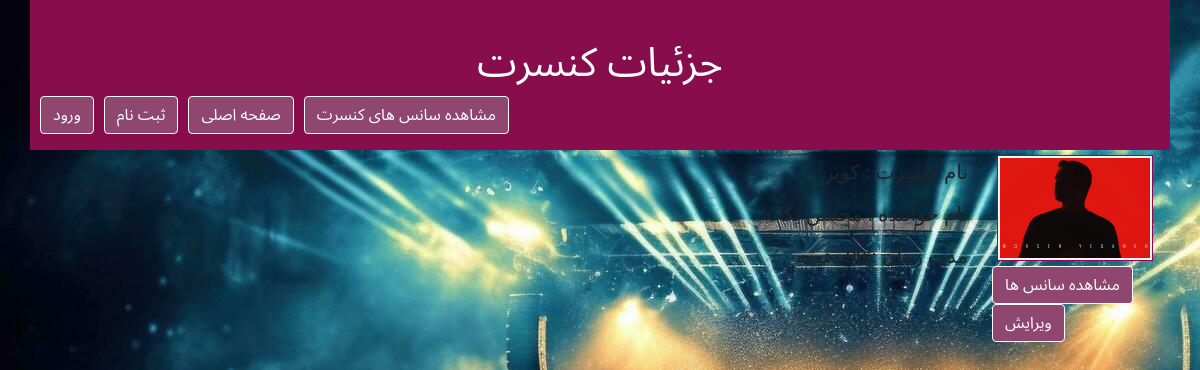
The app's page /ticketSales/concert/1 with its own data.
### ticketSales/models.py (models this page shows, shortened)
class concertModel(models.Model):
    class Meta:
        verbose_name="کنسرت"
        verbose_name_plural="کنسرت"
    Name = models.CharField(max_length=100, verbose_name="نام کنسرت")
    SingerName= models.CharField(max_length=100, verbose_name="نام خواننده")
    length=models.IntegerField(verbose_name="مدت زمان")
    Poster= models.ImageField(upload_to="concertImages/", verbose_name="پوستر")

### ticketSales/views.py (the view)
# urls.py: path('concert/<int:concert_id>',views.concertDetailsView),
def concertDetailsView(request, concert_id):
    concert= concertModel.objects.get(pk=concert_id)
    context={
        "concertdetails": concert
    }
    return render(request,"ticketSales/concertDetails.html", context)

### ticketSales/templates/ticketSales/concertDetails.html (shortened to what this page needs)
{% extends "ticketSales/layout.html" %}
{% block titlepage %}
  جزئیات کنسرت
{% endblock%}
{% block mainContent %}
   <div class="col-md-10" dir="rtl">
      <h3 class="detailstyle"> نام کنسرت : {{ concertdetails.Name }}</h3>
      <h3 class="detailstyle"> نام خواننده : {{ concertdetails.SingerName }}</h3>
      <h3 class="detailstyle"> مدت زمان : {{ concertdetails.length }} دقیقه</h3>
   </div>
   <div class="col-md-2">
      <div class="imageBox">
         <img src="{{ concertdetails.Poster.url}}">
      </div>
      <a class="btn btn-success" href="/ticketSales/time/list">مشاهده سانس ها</a>
      <a href="/ticketSales/concertEdit/{{concertdetails.id}}" class="btn btn-success">ویرایش</a>
   </div>
{% endblock %}

### ticketSales/static/ticketSales/css/style.css (style rules this page uses)
body { font-family: 'IranianSans'; background-image: url("../../../../media/concertImages/concert.jpg"); }
.imageBox { background-color: whitesmoke; text-align: center; border:1px solid rgb(148, 5, 84); padding:2px; transition: all 1s; margin:5px; font-family: 'IranianSans'; font-size: 18px; }
.imageBox img { width: 100%; height: auto; }
.btn { background-color: rgb(144, 71, 111); border-color: white; color: white; font-family: "Noto Sans Arabic", sans-serif; }
.detailstyle { font-size: 20px; padding-top: 10px; }

### records on screen
concertModel: Name "کویر", SingerName "محسن یگانه", length "90", Poster (picture)
